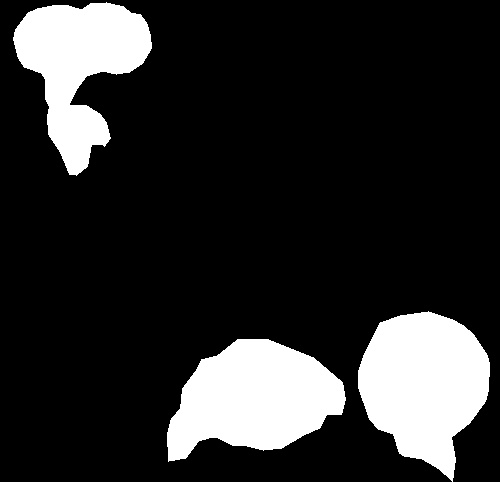
#> input picture test.jpg, 500 x 482 px
$ python -i getShape.py   (imports and definitions only)   (older library calls are emulated)
#> lines starting #> are read from the running program, lines starting #| are printed output that depends on the picture; after the words box and inside, x2 and y2 are one past the last pixel; in counts of white or black regions, pixels touching at a corner belong together
#> further down, picture is the input picture: shape (482, 500, 3); min 0, max 255, mean 44.3
'''
@lanhuage: python
@Descripttion:
@version: beta
@Author: xiaoshuyui
@Date: 2020-06-09 16:31:45
LastEditors: xiaoshuyui
LastEditTime: 2020-08-19 08:55:20
'''
import cv2
import numpy as np
# from .getArea import getAreaOfPolyGonbyVector

currentCV_version = cv2.__version__   #str

def get_approx(img, contour, length_p=0.1):
    """获取逼近多边形

    :param img: 处理图片
    :param contour: 连通域
    :param length_p: 逼近长度百分比
    """
    img_adp = img.copy()
    # 逼近长度计算
    epsilon = length_p * cv2.arcLength(contour, True)
    # 获取逼近多边形
    approx = cv2.approxPolyDP(contour, epsilon, True)

    return approx

def getBinary(img_or_path,minConnectedArea=20):
#> called with minConnectedArea = 20
    if isinstance(img_or_path,str):
        i = cv2.imread(img_or_path)
    elif isinstance(img_or_path,np.ndarray):
        i = img_or_path
    else:
        raise TypeError('Input type error')

    if len(i.shape) == 3:
        img_gray = cv2.cvtColor(i, cv2.COLOR_BGR2GRAY)

    else:
        img_gray = i

    ret, img_bin = cv2.threshold(img_gray, 127, 255, cv2.THRESH_BINARY)
#> img_bin: shape (482, 500); 17.4% white; 3 white regions, box (x1, y1, x2, y2) and area: (358, 311, 490, 482) 14989, (167, 339, 346, 462) 14490, (13, 2, 152, 176) 12407

    # [7 lines of commented-out code are left out]
    _,labels,stats,centroids = cv2.connectedComponentsWithStats(img_bin)
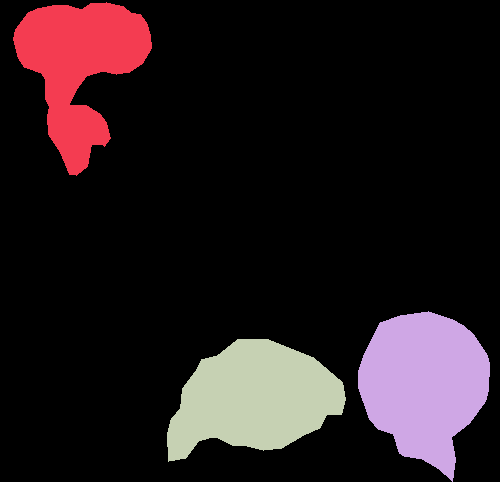
#> labels: shape (482, 500) int32; 4 distinct labels, from 0 to 3; one colour per label, 0 black
#> stats = [[0, 0, 500, 482, 199114], [13, 2, 139, 174, 12407], [358, 311, 132, 171, 14989], [167, 339, 179, 123, 14490]]; centroids = [[246.7, 229.1], [78.98, 65.99], [423.7, 384], [253.9, 398.3]]
    # print(stats.shape)
    for index in range(1,stats.shape[0]):
        if stats[index][4]<minConnectedArea:
            labels[labels==index] = 0

    labels[labels!=0] = 1
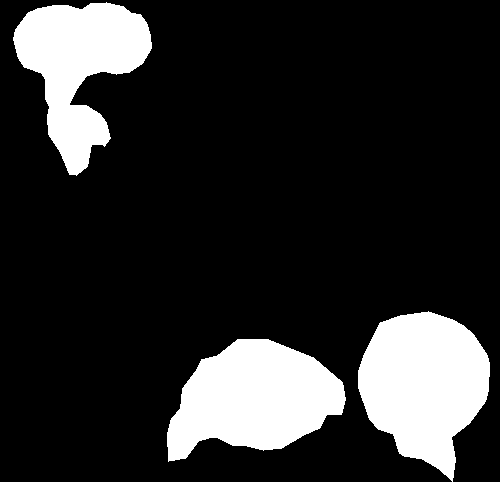
#> labels: shape (482, 500) int32; values 0 (black) and 1 (white), 17.4% white; 3 white regions

    img_bin = np.array(img_bin*labels).astype(np.uint8)
    # print(img_bin.shape)

    return i,img_bin

def getRegion(img,img_bin):

    img_bin, contours, hierarchy = cv2.findContours(img_bin,
                                                    cv2.RETR_LIST,
                                                    cv2.CHAIN_APPROX_SIMPLE)

    region = get_approx(img, contours[0], 0.002)
    return region


def getMultiRegion(img,img_bin):
    """
    for multiple objs in same class
    """
    # tmp = currentCV_version.split('.')
    if float(currentCV_version[0:3])<3.5:
        img_bin, contours, hierarchy = cv2.findContours(img_bin,cv2.RETR_LIST,cv2.CHAIN_APPROX_SIMPLE)
    else:
        contours, hierarchy = cv2.findContours(img_bin,cv2.RETR_LIST,cv2.CHAIN_APPROX_SIMPLE)
#> contours = 3 contours; box (x1, y1, x2, y2) and area: (358, 311, 490, 482) 14769, (167, 339, 346, 462) 14260, (13, 2, 152, 176) 12140
    # print(contours)
    # print(len(contours))
    regions = []
    if len(contours)>=1:
        # region = get_approx(img, contours[0], 0.002)
        # return region
        # elif len(contours)>1:
        for i in range(0,len(contours)):
            if i != []:
                # print(len(contours[i]))
                region = get_approx(img, contours[i], 0.002)
                # print(region)
                if region.shape[0]>3:
                    regions.append(region)
#> this loop made 3 passes
#> epsilon in get_approx on passes 1 to 3: 1.06, 1.02, 1.23
#> after the loop, regions = 3 contours; box (x1, y1, x2, y2) and area: (358, 311, 490, 482) 14824, (167, 339, 346, 462) 14300, (13, 2, 152, 176) 12197

        return regions
    else:
        return []

def process(oriImg):
    img,img_bin = getBinary(oriImg)

    return getMultiRegion(img,img_bin)

>>> import cv2
>>> picture = cv2.imread('../test.jpg')
>>> result = process(picture)
#> result has the same summary as regions in getMultiRegion
